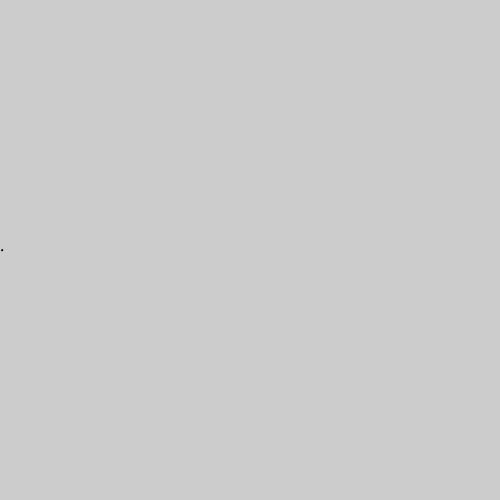
Frame 1 (no input)
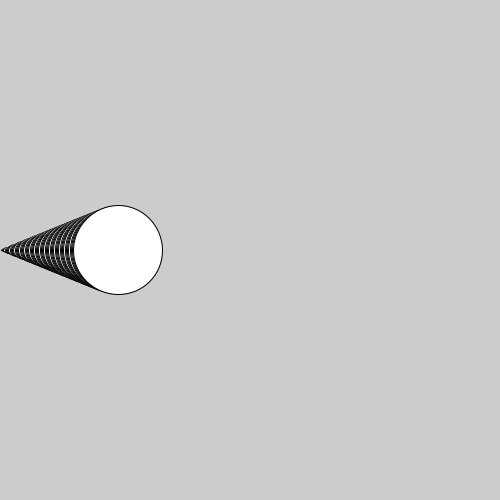
Frame 60 (the mouse pressed at the canvas centre just before this capture)
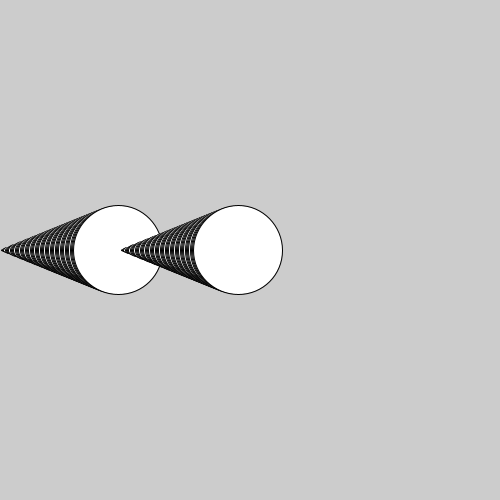
Frame 120 (the mouse held since frame 60 and released just before this capture)

The Processing sketch that drew these frames (run headless with seeded random() and noise(); from frame 60 on, the mouse is pressed at the canvas centre):

// Processing sketch: 16_more_mod
// ── 16_more_mod.pde
// More mod-based animation.

void setup() {
  size(500, 500);
}

void draw() {
  // try uncommenting the call to background()
  //background(200);

  float movementSpeed = 2;
  float growthSpeed = 0.5;
  float growthSize = 3;
  // we can use variables to control the speed of the animation and the max size of the circle
  float circleSize = (frameCount * growthSpeed % 30) * growthSize;

  stroke(0);
  fill(255);
  ellipse((frameCount * movementSpeed) % width, height / 2, circleSize, circleSize);
}
